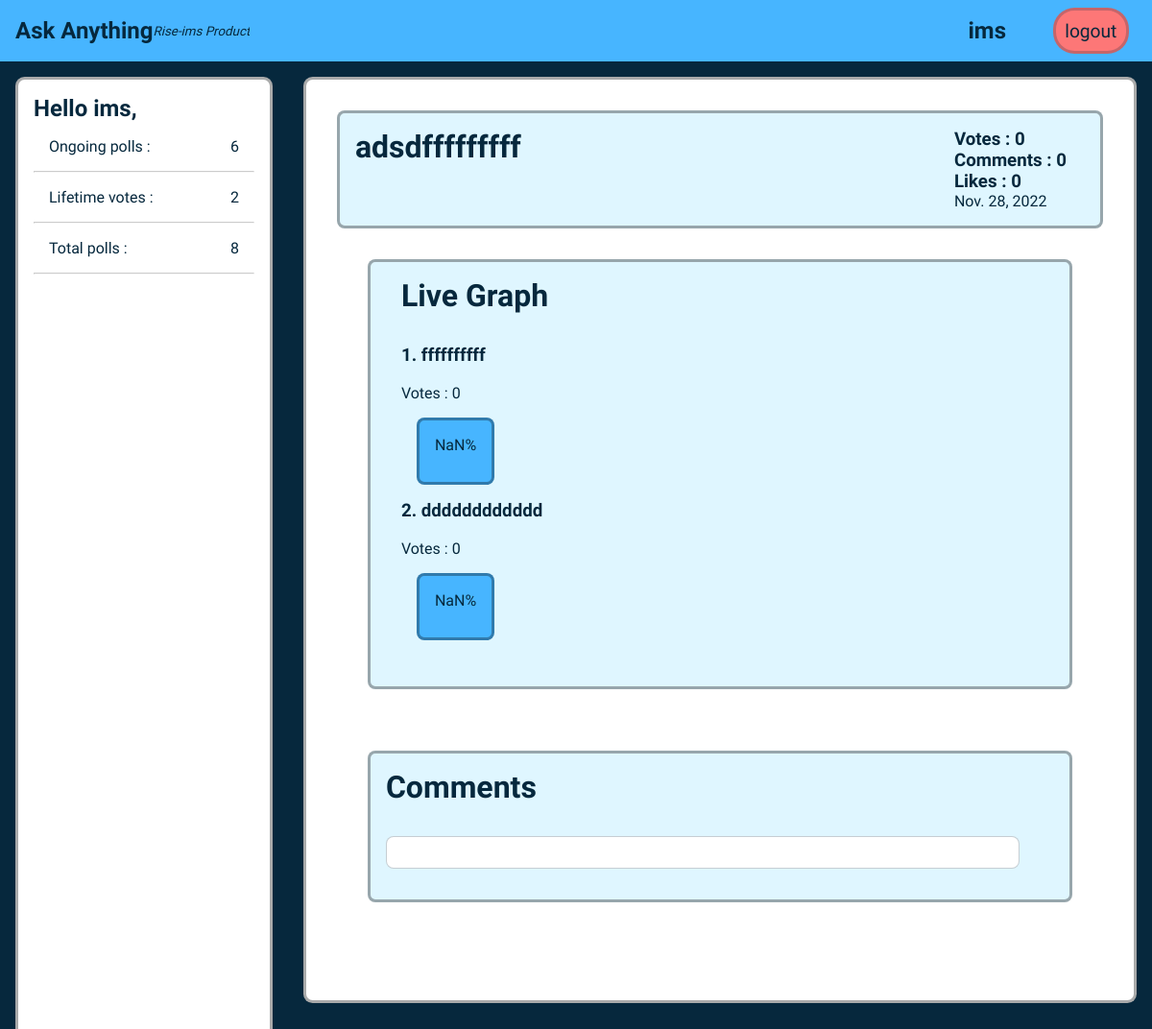
/poll_detail/115 (signed in), run on the app's committed database.
### poll_app/models.py (models this page shows, shortened)
class Question(models.Model):
    user = models.ForeignKey(User, on_delete = models.CASCADE)
    title = models.CharField(max_length = 200)
    likes = models.IntegerField(default=0, blank=True, null=True)
    status = models.BooleanField(default=True)
    allow_comment = models.BooleanField(default=True)
    date = models.DateField( auto_now_add=True, blank=True, null= True)

class Answer(models.Model):
    title = models.ForeignKey(Question, on_delete = models.CASCADE)
    option = models.CharField(max_length = 200)
    votes = models.IntegerField()

### poll_app/views.py (the view)
# urls.py: path('poll_detail/<int:id>', views.poll_detail, name='poll_detail'),
def poll_detail(request, id):
    if request.user.is_authenticated:
        user = User.objects.get(username = request.user.username)
        polls = Question.objects.filter(user=user)
        total_poll = polls.count()
        ongoing_poll = Question.objects.filter(user=user,status=True)
        ongoing_poll = ongoing_poll.count()
        total_votes = 0
        answer = []
        for poll in polls:
            ans = Answer.objects.filter(title=poll)
            for a in ans:
                answer.append(a)
                total_votes = total_votes + a.votes
        poll = Question.objects.get(id=id)
        responses = Answer.objects.filter(title=poll)
        return render(request, 'poll_detail.html',{'user':user, 'poll':poll,'ongoing_poll':ongoing_poll,'total_poll':total_poll, 'total_votes':total_votes,'answers':responses})
    return redirect('login')

### templates/poll_detail.html (shortened to what this page needs)
{% extends 'home.html' %} {% load static %} {% block homebody %}
<div class="polldetaildiv">
  <div class="polldetailhead">
    <h1>{{poll.title}}</h1>
    <div>
      <h3>Votes : <label id="poll_votes" for="">0</label></h3>
      <h3>Comments : <label id="comment_count" for="">0</label></h3>
      <h3>Likes : <label id="likes_count" for="">0</label></h3>
      <label id="datelabel" for="">{{poll.date}}</label>
    </div>
  </div>
  <div class="graphdiv">
    <h1 style="margin: 0em 0 1em 0">Live Graph</h1>
    {% for response in answers %}
    <h3 for="">{{forloop.counter}}. {{response.option}}</h3>
    <br />
    Votes : <label id="ans_vote{{response.id}}" for="">0</label>
    <div id="{{response.id}}" class="answerdiv">
      <label id="ans_per{{response.id}}" for="">0</label>
    </div>
    {% endfor %}
  </div>
  <div id="commentsouterdiv" class="graphdiv">
    <h1 style="margin: 0em 0 1em 0">Comments</h1>
    <div id="commentsdiv" class="commentsdiv">
    </div>
  </div>
</div>
 {% endblock homebody %}

### templates/home.html (shortened to what this page needs)
{% extends 'login.html' %}
{% block body %}
<header>
    <nav>
        <div class='navdiv'>
            <a style='text-decoration:none;' href="{%url 'home' %}"><h1> Ask Anything</h1></a><sub><i> Rise-ims Product</i></sub>
            <h2 id='username'>{{user.username}}</h2>
            <button id='logoutbtn' class='btn'><a href="{% url 'logout' %}">logout</a></button>
        </div>
    </nav>
</header>
<main>
    <div class='homecontainer'>
        <div id='sidebar' class="dashboarddiv">
            <h2>Hello {{user.username}},</h2>
            <label class='dashboardlabel' for="">Ongoing polls : <label for="" class='dashcountlabel'>{{ongoing_poll}}</label></label><hr>
            <label class='dashboardlabel' for="">Lifetime votes : <label for="" id="lfvotes{{user.id}}" class='dashcountlabel'>{{total_votes}}</label></label><hr>
            <label class='dashboardlabel' for="">Total polls : <label for="" class='dashcountlabel'>{{total_poll}}</label></label><hr>
            <div class="space"></div>
        </div>
        <div class="homebasediv">
            {% block homebody %}{% endblock homebody %}
        </div>
    </div>
</main>
{% endblock body %}

### static/css/style.css (style rules this page uses)
* { padding: 0; margin: 0; color: #06283D; font-family: 'Varela Round', sans-serif; overflow: hidden; }
.btn { border-radius: 1.4rem; font-size: 1.2rem; width: fit-content; height: auto; background-color: transparent; height: fit-content; padding: 0.6rem; border: 0.2em solid #06283d3a; cursor: pointer; margin: 0.5rem; }
label { margin-bottom: 1vh; font: 1rem; }
.navdiv { width: 100vw; height: 3rem; background-color: #47B5FF; display: flex; align-items: center; padding: 0.5rem; padding-left: 1em; position: relative; z-index: 6; }
#logoutbtn, #username { position: absolute; margin: 1rem; right: 2rem; }
#logoutbtn { background-color: rgb(253, 119, 119); color: white; }
#logoutbtn a { text-decoration: none; }
#username { right: 10rem; }
.homecontainer { background-color: #06283D; width: 100vw; height: 100vh; display: flex; flex-direction: row; }
.dashboarddiv { display: flex; flex-direction: column; background-color: white; border: 0.2em solid #1417185d; width: 20rem; border-radius: 0.6rem; padding: 1rem; margin: 1rem; position: relative; }
.dashboardlabel { margin: 1rem; }
.dashcountlabel { position: absolute; right: 2em; }
hr { opacity: 50%; }
.homebasediv { width: 100%; height: 90%; background-color: white; border: 0.2em solid #1417185d; border-radius: 0.6em; margin: 1rem; overflow-y: auto; }
.space { height: 4em; }
#commentsdiv { height: auto; width: 90%; pad: 0.2em; }
#commentsouterdiv { padding: 1em; }
.commentsdiv { height: 10em; overflow: auto; }
.commentsdiv { background-color: white; padding: 1em; border-radius: 0.5em; margin: 1em 0; border: 0.1em solid #06283d3a; }
.polldetaildiv { display: flex; padding: 2em; justify-content: center; flex-direction: column; }
.polldetailhead { background-color: #DFF6FF; padding: 1em; border-radius: 0.5em; border: 0.2em solid rgba(0, 0, 0, 0.324); display: grid; grid-template-columns: 39em 10em 10em 20em; flex-direction: grid; }
.graphdiv { background-color: #DFF6FF; margin: 2em; padding: 1em 5em 2em 2em; border-radius: 0.5em; border: 0.2em solid rgba(0, 0, 0, 0.324); height: auto; }
.answerdiv { background-color: #47B5FF; width: fit-content; margin: 1em; padding: 1em; height: 2em; border-radius: 0.5em; border: 0.2em solid rgba(0, 0, 0, 0.324); align-items: baseline; }

### data on the page
Question: title "adsdfffffffff", date "Nov. 28, 2022"
Answer: option "ffffffffff"
Answer: option "dddddddddddd"

### other printed values
{{ user.username }} "ims"
{{ ongoing_poll }} "6"
{{ total_votes }} "2"
{{ total_poll }} "8"
